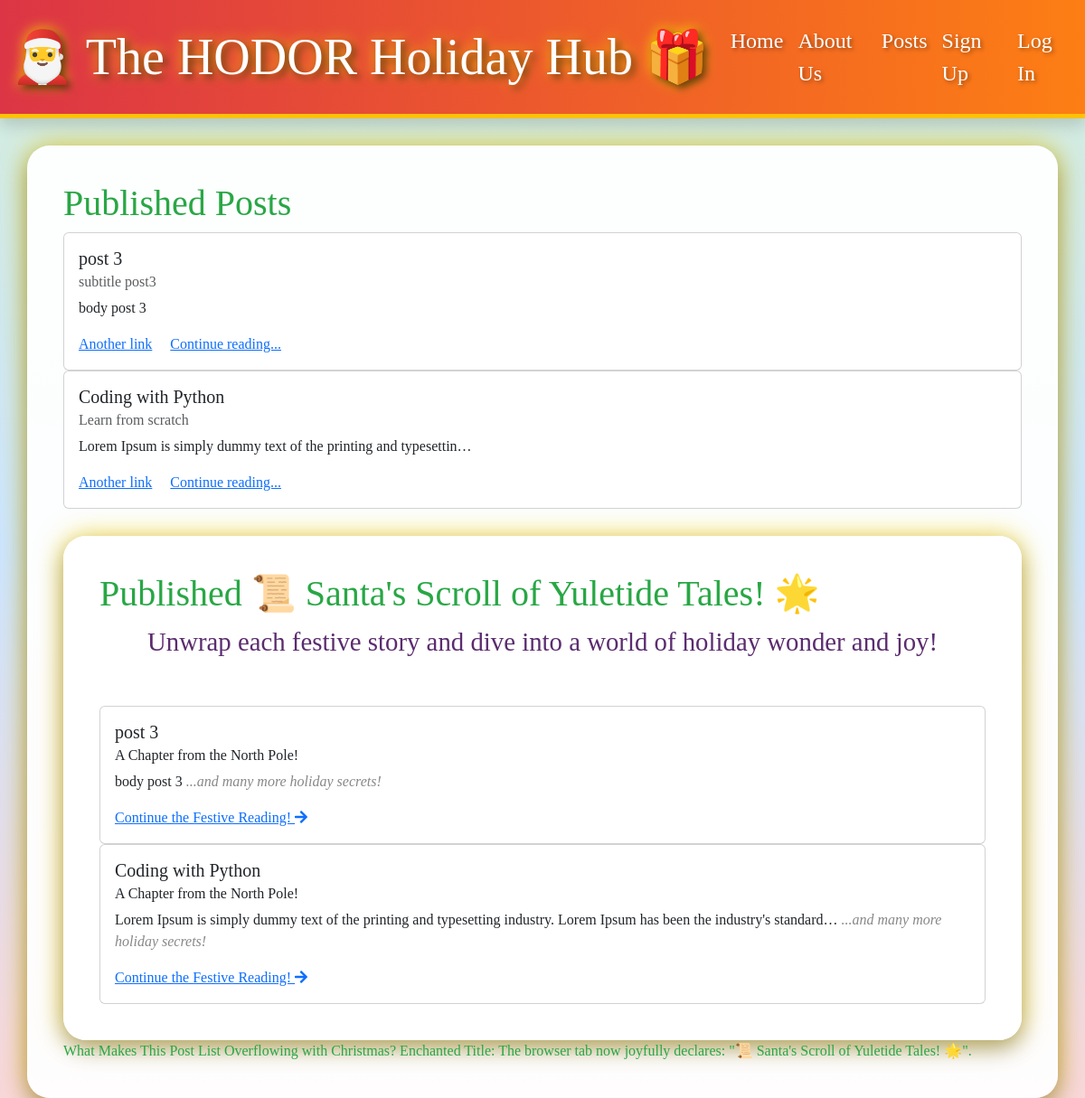
/posts/, run on the app's committed database.
### posts/models.py (models this page shows, shortened)
class Status(models.Model):
    name = models.CharField(max_length=128)
    description = models.CharField(max_length=256)

class Post(models.Model):
    title = models.CharField(max_length=128)
    subtitle = models.CharField(max_length=256)
    body = models.TextField()
    author = models.ForeignKey(
        get_user_model(),
        on_delete=models.CASCADE
    )
    status = models.ForeignKey(
        Status,
        on_delete=models.CASCADE
    )
    created_on = models.DateTimeField(auto_now_add=True)

### posts/views.py (the view)
# urls.py: path("", views.PostListView.as_view(), name="list"),
class PostListView(ListView):
    template_name = "posts/list.html"
    model = Post
    def get_context_data(self, **kwargs):
        context = super().get_context_data(**kwargs)
        published = Status.objects.get(name="published")
        context["title"] = "Published"
        context["post_list"] =  (
            Post.objects
            .filter(status=published)
            .order_by("created_on").reverse()
        )
        return context

### templates/posts/list.html (shortened to what this page needs)
{% extends 'base.html' %}
{% block content %}
<h1>{{ title }} Posts</h1>
{% for post in post_list %}
<div class="card">
    <div class="card-body">
        <h5 class="card-title">{{ post.title }}</h5>
        <h6 class="card-subtitle mb-2 text-body-secondary">{{ post.subtitle }}</h6>
        <p class="card-text">{{ post.body|truncatechars:64 }}</p>
        <a href="#" class="card-link">Another link</a>
        <a href="{% url 'detail' post.id %}" class="card-link">Continue reading...</a>
    </div>
</div>
{% endfor %}
<div class="container">
    <h1>{{ title }} 📜 Santa's Scroll of Yuletide Tales! 🌟</h1>
    <p class="lead text-center mb-5" style="font-family: 'Snowburst One', cursive; color: #5B2C6F; font-size: 1.8rem; text-shadow: 1px 1px 2px rgba(255,255,255,0.7);">
        Unwrap each festive story and dive into a world of holiday wonder and joy!
    </p>
    {% for post in post_list %}
    <div class="card christmas-card">
        <div class="card-body">
            <h5 class="card-title">{{ post.title }}</h5>
            <h6 class="card-subtitle mb-2">A Chapter from the North Pole!</h6>
            <p class="card-text">{{ post.body|truncatechars:120 }} <span style="font-style: italic; color: #888;">...and many more holiday secrets!</span></p>
            <a href="{% url 'detail' post.id %}" class="christmas-link">
                Continue the Festive Reading! <i class="fas fa-arrow-right"></i> </a>
        </div>
    </div>
    {% endfor %}
    <link rel="stylesheet" href="https://cdnjs.cloudflare.com/ajax/libs/font-awesome/5.15.4/css/all.min.css" />
</div>
What Makes This Post List Overflowing with Christmas?
Enchanted Title: The browser tab now joyfully declares: "📜 Santa's Scroll of Yuletide Tales! 🌟".
{% endblock content %}

### templates/base.html (shortened to what this page needs)
{% load static %}
<!DOCTYPE html>
<html lang="en">
<head>
    <link href="https://cdn.jsdelivr.net/npm/bootstrap@5.3.7/dist/css/bootstrap.min.css" rel="stylesheet">
    <link href="{% static 'css/base.css' %}" rel="stylesheet">
</head>
<body>
    <nav class="navbar navbar-expand-lg navbar-light bg-danger text-white py-3 shadow">
        <div class="container-fluid">
            <a class="navbar-brand text-white fs-3" href="#"> 🎅 The HODOR Holiday Hub 🎁 </a>
            <div class="collapse navbar-collapse" id="navbarNav">
                <ul class="navbar-nav">
                    <li class="nav-item">
                        <a class="nav-link" href="{% url 'home' %}">Home</a>
                    </li>
                    <li class="nav-item">
                        <a class="nav-link" href="{% url 'about' %}">About Us</a>
                    </li>
                    <li class="nav-item">
                        <a class="nav-link" href="{% url 'list' %}">Posts</a>
                    </li>
                    {% if user.is_authenticated %}
                    <li class="nav-item">
                        <a class="nav-link" href="{% url 'new' %}">New Post</a>
                    </li>
                    <li class="nav-item">
                        <a class="nav-link" href="{% url 'drafts' %}">Drafts</a>
                    </li>
                    <li class="nav-item">
                        <a class="nav-link" href="{% url 'archive' %}">Archives</a>
                    </li>
                    <form method="POST" action="{% url 'logout' %}">
                        {% csrf_token %}
                        <input type="submit" class="nav-link" value="Log out">
                    </form>
                    {% else %}
                        <a class="nav-link" href="{% url 'signup' %}">Sign Up</a>
                        <a class="nav-link" href="{% url 'login' %}">Log In</a>
                    {% endif %}
                </ul>
            </div>
        </div>
    </nav>
    <div class="container">
        {% block content %} {% endblock content %}
    </div>
</body>
</html>

### templates/Mystyle.css/base.css (style rules this page uses)
body { background: linear-gradient(to bottom, #d4edda, #cce5ff, #f8d7da); font-family: 'Mountains of Christmas', cursive; color: #28a745; overflow-x: hidden; }
.navbar { background-image: linear-gradient(to right, #dc3545, #fd7e14); border-bottom: 5px solid #ffc107; box-shadow: 0 8px 16px rgba(0, 0, 0, 0.4); animation: sparkleNav 2s infinite alternate; }
.navbar-brand { font-size: 3.5rem !important; color: #ffffff !important; text-shadow: 4px 4px 8px rgba(0, 0, 0, 0.6), 0 0 15px #ffd700; animation: jingleBellShake 0.8s infinite alternate; }
.nav-link { font-size: 1.5rem !important; color: #ffffff !important; text-shadow: 2px 2px 4px rgba(0, 0, 0, 0.4); transition: transform 0.3s ease-in-out, color 0.3s ease-in-out; }
.container { background-color: rgba(255, 255, 255, 0.95); border-radius: 25px; padding: 40px; margin-top: 30px; box-shadow: 0 10px 25px rgba(0, 0, 0, 0.3), 0 0 30px rgba(255, 215, 0, 0.7); animation: fadeInScale 1.5s ease-out; }

### data on the page
Status: name "Published"
Post: title "post 3", subtitle "subtitle post3", body "body post 3"
Post: title "Coding with Python", subtitle "Learn from scratch", body "Lorem Ipsum is simply dummy text of the printing and typesettin…", body "Lorem Ipsum is simply dummy text of the printing and typesetting industry. Lorem Ipsum has been the industry's standard…"
